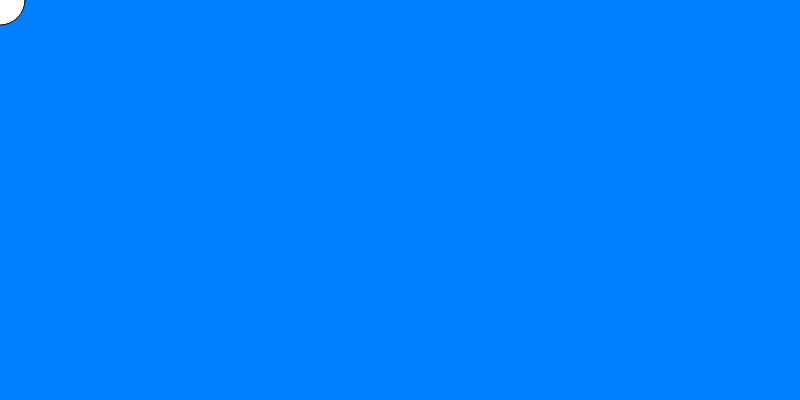
Frame 1 (no input)
Frame 60 (no input): identical to frame 1, image omitted
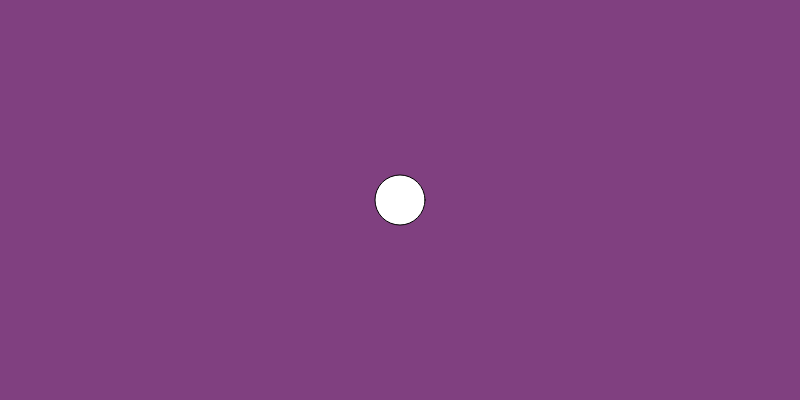
Frame 120 (the mouse pressed at the canvas centre since frame 60)

The p5.js sketch that drew these frames (run headless with seeded random() and noise() and a simulated clock; from frame 60 on, the mouse is pressed at the canvas centre):

// p5.js sketch
// ── sketch.js
var r = 0;
var g = 127.5;
var b=255;

function setup() {
  createCanvas(800, 400);
}

function draw() {
  r = map(mouseX, 0, 800, 0, 255);
  g = map(mouseX, 0, 800, 127.5, 0);
  b = map(mouseX, 0, 800, 255, 0);
  background(r,g,b);
  ellipse(mouseX,mouseY,50,50);
}
